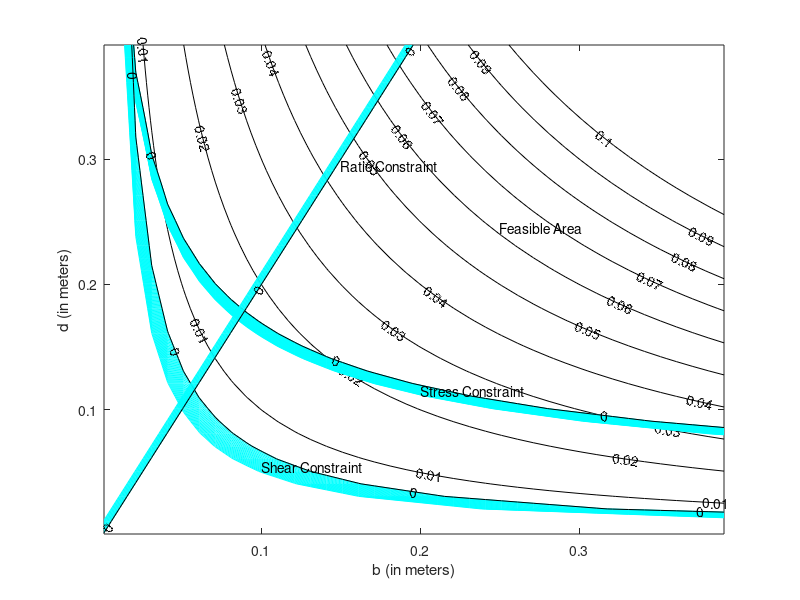

The MATLAB source for this figure:
[b, d] = meshgrid(0.1:1:40, 0.1:1:40);

% I find working with base units much better than the suggested cm and N

% cm to m
b = b / 100;
d = d / 100;

f = b .* d;

c_levels = 0:100:1000;

% cm^2 to m^2
c_levels = c_levels / (100 ^ 2);

fc = contour(b, d, f, c_levels, "k");
clabel(fc);
hold on;

% stress constraint
M = 120 * 10 ^ 3;
sigma_a = 210 * 10 ^ 6;
g_sigma = (5 * M) ./ (b .* d .^ 2) - sigma_a;
infeasible_levels = 0:(10 ^ 6):(3 * 10 ^ 7);

contour(b, d, g_sigma, infeasible_levels, "c");
g_sigma_c = contour(b, d, g_sigma, [0, 0], "k");
clabel(g_sigma_c);

% shear constraint
V = 400 * 10 ^ 3;
tau_a = 60 * 10 ^ 6;
g_tau = V ./ (b .* d) - tau_a;
infeasible_levels = 0:(10 ^ 6):(2 * 10 ^ 7);

contour(b, d, g_tau, infeasible_levels, "c");
g_tau_c = contour(b, d, g_tau, [0, 0], "k");
clabel(g_tau_c);

% ratio constraint
g_ratio = d - 2 .* b;
infeasible_levels = 0:0.001:0.01;

contour(b, d, g_ratio, infeasible_levels, "c");
g_ratio_c = contour(b, d, g_ratio, [0, 0], "k");
clabel(g_ratio_c);

text(0.25, 0.25, "Feasible Area", "VerticalAlignment", "top");
text(0.15, 0.3, "Ratio Constraint", "VerticalAlignment", "top");
text(0.2, 0.12, "Stress Constraint", "VerticalAlignment", "top");
text(0.1, 0.06, "Shear Constraint", "VerticalAlignment", "top");

xlabel("b (in meters)");
ylabel("d (in meters)");
